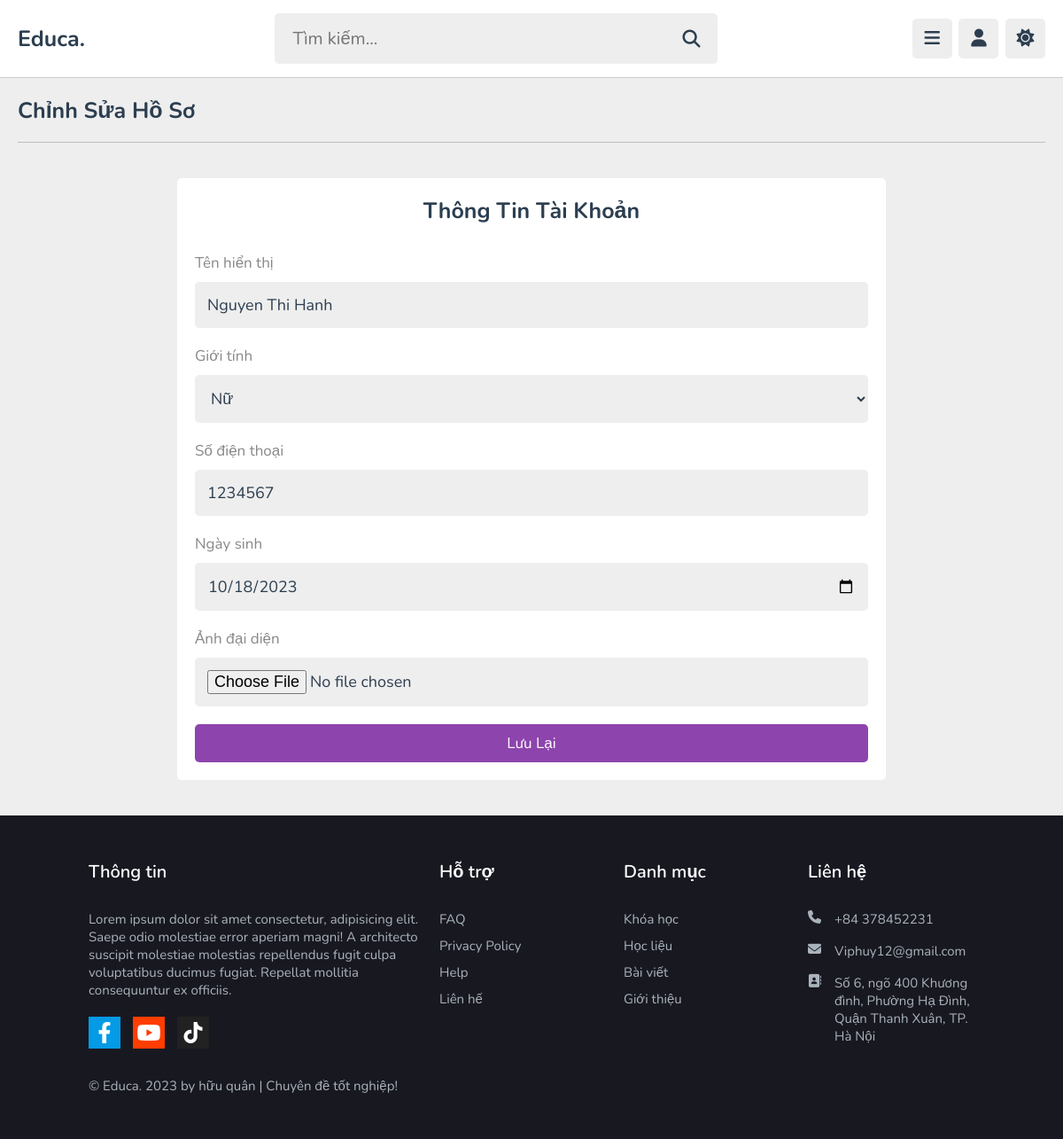
The app's page /home.php?title=edit_profile&idU=22 (signed in) with its own data.
### tables this page shows
CREATE TABLE `tb_tai_khoan` (
  `id_taikhoan` int(11) NOT NULL,
  `email` varchar(255) NOT NULL,
  `ten_hien_thi` varchar(255) NOT NULL,
  `mat_khau` varchar(50) NOT NULL,
  `doi_tuong` int(1) NOT NULL DEFAULT 0,
  `ngay_sinh` date DEFAULT NULL,
  `gioi_tinh` int(4) NOT NULL DEFAULT -1,
  `sdt` varchar(12) NOT NULL,
  `hinh_anh` text DEFAULT NULL
);

### function.php (called while the page is built, shortened)
<?php
    function GetAccountById($id_taikhoan) {
        GLOBAL $conn;
        $filter_id_taikhoan = mysqli_real_escape_string($conn, $id_taikhoan);
        $sql = "SELECT * FROM tb_tai_khoan WHERE tb_tai_khoan.id_taikhoan = $filter_id_taikhoan";
        $query = mysqli_query($conn, $sql);
        $row = mysqli_fetch_assoc($query);
        return $row;
    }
?>

### pages/main/editprofile.php (the view, shortened to what this page needs)
<?php
   include_once './function.php';
   if (isset($_GET['idU'])) {
      $idU = $_GET['idU'];
      $row = GetAccountById($idU);
   }
?>
<section class="editprofile">
   <h1 class="heading">Chỉnh sửa hồ sơ</h1>
   <section class="form-container" style="min-height: calc(100vh - 19rem);">
   <form class="register" action="" method="post" enctype="multipart/form-data">
      <h3>Thông tin tài khoản</h3>
      <p>Tên hiển thị</p>
      <input type="text" name="name" placeholder="Nhập tên hiển thị" maxlength="50"  class="box" value="<?php echo $row["ten_hien_thi"] ?>">
      <p>Giới tính<span></span></p>
       <select name="sex" class="box" id="sexSelect" required>
               <option value="1">Nữ</option>
      </select>
      <p>Số điện thoại<span></span></p>
      <input type="number" name="phone" placeholder="Nhập số điện thoại" maxlength="20" required class="box" value="<?php echo $row["sdt"] ?>">
      <p>Ngày sinh <span></span></p>
      <input type="date" name="bdate" maxlength="20" required class="box" value="<?php echo $row["ngay_sinh"] ?>">
      <p>Ảnh đại diện <span></span></p>
      <input type="file" name="image" accept="image/*" class="box">
      <input type="submit" name="submit" value="Lưu lại" class="btn">
   </form>
   </section>
</section>

### css/style.css (style rules this page uses)
:root { --main-color:#8e44ad; --red:#e74c3c; --orange:#f39c12; --light-color:#888; --light-bg:#eee; --black:#2c3e50; --white:#fff; --border:.1rem solid rgba(0,0,0,.2); }
* { font-family: 'Nunito', sans-serif; margin:0; padding:0; box-sizing: border-box; outline: none; border:none; text-decoration: none; }
html { font-size: 62.5%; overflow-x: hidden; }
body { background-color: var(--light-bg); }
section { padding:2rem; margin: 0 auto; }
.heading { font-size: 2.5rem; color:var(--black); margin-bottom: 2.5rem; border-bottom: var(--border); padding-bottom: 1.5rem; text-transform: capitalize; }
.inline-btn, .inline-option-btn, .inline-delete-btn, .btn, .delete-btn, .option-btn { border-radius: .5rem; color:#fff; font-size: 1.8rem; cursor: pointer; text-transform: capitalize; padding:1rem 3rem; text-align: center; margin-top: 1rem; }
.btn, .delete-btn, .option-btn { display: block; width: 100%; }
.btn, .inline-btn { background-color: var(--main-color); }
.form-container { min-height: calc(100vh - 20rem); display: flex; align-items: center; justify-content: center; }
.form-container form { background-color: var(--white); border-radius: .5rem; padding: 2rem; width: 50rem; }
.form-container form h3 { font-size: 2.5rem; text-transform: capitalize; color: var(--black); text-align: center; }
.form-container form p { font-size: 1.4rem; color: var(--light-color); padding-top: 1rem; }
.form-container form .box { font-size: 1.8rem; color: var(--black); border-radius: .5rem; padding: 1.4rem; background-color: var(--light-bg); width: 100%; margin: 1rem 0; }
@media (max-width:1200px) { body { padding-left: 0; } }
.description p, h1, h2, h3, h4, h5, image { padding-bottom: 10px; }

### css/admin_style.css (style rules this page uses)
:root { --main-color:#8e44ad; --red:#e74c3c; --oragen:#f39c12; --white:#fff; --black:#2c3e50; --light-color:#888; --light-bg:#eee; --border:.1rem solid rgba(0,0,0,.2); --green: rgb(17, 177, 17); }
* { font-family: 'Nunito', sans-serif; margin: 0; padding: 0; box-sizing: border-box; outline: none; border: none; text-decoration: none; }
html { font-size: 62.5%; overflow-x: hidden; }
body { background-color: var(--light-bg); }
section { padding:2rem; margin: 0 auto; }
.btn, .option-btn, .delete-btn, .inline-btn, .inline-option-btn, .inline-delete-btn { border-radius: .5rem; padding: 1rem 1rem; font-size: 1.7rem; color: #fff; margin-top: 1rem; text-transform: capitalize; cursor: pointer; text-align: center; }
.btn, .option-btn, .delete-btn { display: block; width: 100%; }
.heading { padding-bottom: 1.8rem; border-bottom: var(--border); font-size: 2.5rem; color: var(--black); text-transform: capitalize; margin-bottom: 2rem; }
.form-container { display: flex; align-items: center; justify-content: center; min-height: 100vh; }
.form-container form { background-color: var(--white); border-radius: .5rem; padding: 2rem; }
.form-container .register { width: 80rem; }
.form-container form h3 { text-align: center; font-size: 2.5rem; margin-bottom: 1rem; color: var(--black); text-transform: capitalize; }
.form-container form p { padding-top: 1rem; font-size: 1.7rem; color: var(--light-color); }
.form-container form .box { width: 100%; border-radius: .5rem; margin: 1rem 0; font-size: 1.8rem; color: var(--black); padding: 1.4rem; background-color: var(--light-bg); }
@media (max-width:1200px) { body { padding-left: 0; } }

### records on screen
tb_tai_khoan: name "Nguyen Thi Hanh", phone "1234567", bdate "10/18/2023"
